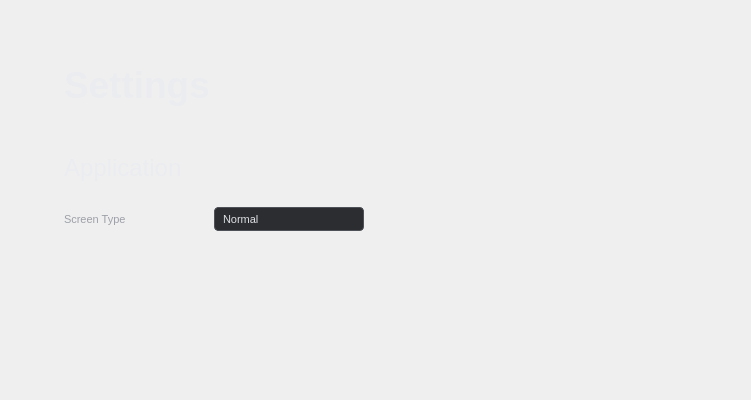
<?xml version="1.0" encoding="UTF-8"?>
<ui version="4.0">
 <class>SettingsClass</class>
 <widget class="QWidget" name="SettingsClass">
  <property name="geometry">
   <rect>
    <x>0</x>
    <y>0</y>
    <width>751</width>
    <height>400</height>
   </rect>
  </property>
  <property name="windowTitle">
   <string>Settings</string>
  </property>
  <layout class="QHBoxLayout" name="horizontalLayout_4">
   <property name="spacing">
    <number>16</number>
   </property>
   <property name="leftMargin">
    <number>64</number>
   </property>
   <property name="topMargin">
    <number>64</number>
   </property>
   <property name="rightMargin">
    <number>0</number>
   </property>
   <property name="bottomMargin">
    <number>0</number>
   </property>
   <item alignment="Qt::AlignmentFlag::AlignLeft|Qt::AlignmentFlag::AlignTop">
    <widget class="QWidget" name="verticalWidget" native="true">
     <layout class="QHBoxLayout" name="horizontalLayout">
      <property name="spacing">
       <number>16</number>
      </property>
      <property name="leftMargin">
       <number>0</number>
      </property>
      <property name="topMargin">
       <number>0</number>
      </property>
      <property name="rightMargin">
       <number>0</number>
      </property>
      <property name="bottomMargin">
       <number>0</number>
      </property>
      <item alignment="Qt::AlignmentFlag::AlignHCenter|Qt::AlignmentFlag::AlignTop">
       <widget class="QWidget" name="verticalWidget_2" native="true">
        <property name="minimumSize">
         <size>
          <width>256</width>
          <height>0</height>
         </size>
        </property>
        <property name="maximumSize">
         <size>
          <width>16777215</width>
          <height>16777215</height>
         </size>
        </property>
        <layout class="QVBoxLayout" name="verticalLayout">
         <property name="spacing">
          <number>8</number>
         </property>
         <property name="leftMargin">
          <number>0</number>
         </property>
         <property name="topMargin">
          <number>0</number>
         </property>
         <property name="rightMargin">
          <number>0</number>
         </property>
         <property name="bottomMargin">
          <number>0</number>
         </property>
         <item>
          <widget class="QLabel" name="label">
           <property name="minimumSize">
            <size>
             <width>0</width>
             <height>0</height>
            </size>
           </property>
           <property name="maximumSize">
            <size>
             <width>16777215</width>
             <height>48</height>
            </size>
           </property>
           <property name="font">
            <font>
             <pointsize>28</pointsize>
             <bold>true</bold>
            </font>
           </property>
           <property name="styleSheet">
            <string notr="true">color: #EBECF0</string>
           </property>
           <property name="text">
            <string>Settings</string>
           </property>
          </widget>
         </item>
         <item>
          <spacer name="verticalSpacer">
           <property name="orientation">
            <enum>Qt::Orientation::Vertical</enum>
           </property>
           <property name="sizeHint" stdset="0">
            <size>
             <width>20</width>
             <height>40</height>
            </size>
           </property>
          </spacer>
         </item>
         <item>
          <widget class="QLabel" name="label_3">
           <property name="font">
            <font>
             <pointsize>18</pointsize>
             <bold>false</bold>
            </font>
           </property>
           <property name="styleSheet">
            <string notr="true">QLabel {
	color: #EBECF0;
    padding-bottom: 8px;
	border-bottom: 1px solid #9DA0A8;
}</string>
           </property>
           <property name="text">
            <string>Application</string>
           </property>
           <property name="indent">
            <number>0</number>
           </property>
          </widget>
         </item>
         <item alignment="Qt::AlignmentFlag::AlignVCenter">
          <widget class="QWidget" name="verticalWidget_4" native="true">
           <property name="minimumSize">
            <size>
             <width>300</width>
             <height>0</height>
            </size>
           </property>
           <property name="maximumSize">
            <size>
             <width>300</width>
             <height>16777215</height>
            </size>
           </property>
           <layout class="QVBoxLayout" name="verticalLayout_3">
            <property name="spacing">
             <number>8</number>
            </property>
            <property name="leftMargin">
             <number>0</number>
            </property>
            <property name="topMargin">
             <number>8</number>
            </property>
            <property name="rightMargin">
             <number>0</number>
            </property>
            <property name="bottomMargin">
             <number>0</number>
            </property>
            <item alignment="Qt::AlignmentFlag::AlignVCenter">
             <widget class="QWidget" name="horizontalWidget_2" native="true">
              <property name="minimumSize">
               <size>
                <width>0</width>
                <height>24</height>
               </size>
              </property>
              <property name="maximumSize">
               <size>
                <width>16777215</width>
                <height>24</height>
               </size>
              </property>
              <layout class="QHBoxLayout" name="horizontalLayout_3">
               <property name="spacing">
                <number>0</number>
               </property>
               <property name="leftMargin">
                <number>0</number>
               </property>
               <property name="topMargin">
                <number>0</number>
               </property>
               <property name="rightMargin">
                <number>0</number>
               </property>
               <property name="bottomMargin">
                <number>0</number>
               </property>
               <item>
                <widget class="QLabel" name="label_9">
                 <property name="sizePolicy">
                  <sizepolicy hsizetype="Minimum" vsizetype="Preferred">
                   <horstretch>0</horstretch>
                   <verstretch>0</verstretch>
                  </sizepolicy>
                 </property>
                 <property name="minimumSize">
                  <size>
                   <width>128</width>
                   <height>0</height>
                  </size>
                 </property>
                 <property name="font">
                  <font>
                   <pointsize>8</pointsize>
                  </font>
                 </property>
                 <property name="styleSheet">
                  <string notr="true">color: #9DA0A8</string>
                 </property>
                 <property name="text">
                  <string>Screen Type</string>
                 </property>
                 <property name="indent">
                  <number>0</number>
                 </property>
                </widget>
               </item>
               <item>
                <widget class="QComboBox" name="comboBox_2">
                 <property name="sizePolicy">
                  <sizepolicy hsizetype="Minimum" vsizetype="Fixed">
                   <horstretch>0</horstretch>
                   <verstretch>0</verstretch>
                  </sizepolicy>
                 </property>
                 <property name="minimumSize">
                  <size>
                   <width>0</width>
                   <height>0</height>
                  </size>
                 </property>
                 <property name="font">
                  <font>
                   <pointsize>8</pointsize>
                  </font>
                 </property>
                 <property name="styleSheet">
                  <string notr="true">QComboBox {
	background: #2B2D30;
	border: 1px solid #4E5157;
	border-radius: 4px;
    color: #DFE1E5;
    padding: 4px 8px;
}

QComboBox:hover {
	border: 1px solid #6F737A;
}

QComboBox:focus {
	border: 2px solid #3574F0;
}

QComboBox::down-arrow {
    image: url(:/qt_sandbox_1/assets/chevronDown_dark.svg);
    width: 12px;
    height: 12px;
}

QComboBox::drop-down {
    subcontrol-origin: padding;
    subcontrol-position: top right;
    width: 24px;
    border: none;
}

QComboBox QAbstractItemView {
    border: 1px solid #4E5157;
    background: #2B2D30;
	border-radius: 4px;
    outline: 0;
}

QComboBox QAbstractItemView::item {
    padding: 4px;
    border: none;
    background: #2B2D30;
	border-radius: 4px;
}

QComboBox QAbstractItemView::item:hover {
    background: #3574F0;
}


QComboBox QAbstractItemView QScrollBar::handle:vertical {
    background: #4E5157;
    width: 4px;
    border-radius: 2px;
}

QComboBox QAbstractItemView QScrollBar::handle:vertical:hover {
    background: #6F737A;
}

QComboBox QAbstractItemView QScrollBar::add-line:vertical,
QComboBox QAbstractItemView QScrollBar::sub-line:vertical {
    height: 0px;
    subcontrol-origin: margin;
}

QComboBox QAbstractItemView QScrollBar::add-page:vertical,
QComboBox QAbstractItemView QScrollBar::sub-page:vertical {
    background: #2B2D30;;
}

</string>
                 </property>
                 <property name="currentText">
                  <string>Normal</string>
                 </property>
                 <property name="insertPolicy">
                  <enum>QComboBox::InsertPolicy::InsertAtTop</enum>
                 </property>
                 <property name="iconSize">
                  <size>
                   <width>16</width>
                   <height>16</height>
                  </size>
                 </property>
                 <item>
                  <property name="text">
                   <string>Normal</string>
                  </property>
                  <property name="icon">
                   <iconset>
                    <normaloff>../../../../qlogicae_cogita/qlogicae_cogita/qlogicae/qlogicae/application/assets/icons/restore_dark.png</normaloff>../../../../qlogicae_cogita/qlogicae_cogita/qlogicae/qlogicae/application/assets/icons/restore_dark.png</iconset>
                  </property>
                 </item>
                 <item>
                  <property name="text">
                   <string>Fullscreen</string>
                  </property>
                  <property name="icon">
                   <iconset>
                    <normaloff>../../../../qlogicae_cogita/qlogicae_cogita/qlogicae/qlogicae/application/assets/icons/desktop_dark.png</normaloff>../../../../qlogicae_cogita/qlogicae_cogita/qlogicae/qlogicae/application/assets/icons/desktop_dark.png</iconset>
                  </property>
                 </item>
                 <item>
                  <property name="text">
                   <string>Minimize</string>
                  </property>
                  <property name="icon">
                   <iconset>
                    <normaloff>../../../../qlogicae_cogita/qlogicae_cogita/qlogicae/qlogicae/application/assets/icons/minimize_dark.png</normaloff>../../../../qlogicae_cogita/qlogicae_cogita/qlogicae/qlogicae/application/assets/icons/minimize_dark.png</iconset>
                  </property>
                 </item>
                 <item>
                  <property name="text">
                   <string>Maximize</string>
                  </property>
                  <property name="icon">
                   <iconset>
                    <normaloff>../../../../qlogicae_cogita/qlogicae_cogita/qlogicae/qlogicae/application/assets/icons/maximize_dark.png</normaloff>../../../../qlogicae_cogita/qlogicae_cogita/qlogicae/qlogicae/application/assets/icons/maximize_dark.png</iconset>
                  </property>
                 </item>
                </widget>
               </item>
              </layout>
             </widget>
            </item>
           </layout>
          </widget>
         </item>
         <item alignment="Qt::AlignmentFlag::AlignTop">
          <widget class="QWidget" name="verticalWidget_3" native="true">
           <property name="minimumSize">
            <size>
             <width>300</width>
             <height>0</height>
            </size>
           </property>
           <property name="maximumSize">
            <size>
             <width>300</width>
             <height>16777215</height>
            </size>
           </property>
           <layout class="QVBoxLayout" name="verticalLayout_2">
            <property name="spacing">
             <number>0</number>
            </property>
            <property name="leftMargin">
             <number>0</number>
            </property>
            <property name="topMargin">
             <number>0</number>
            </property>
            <property name="rightMargin">
             <number>0</number>
            </property>
            <property name="bottomMargin">
             <number>0</number>
            </property>
            <item>
             <widget class="QWidget" name="horizontalWidget" native="true">
              <property name="minimumSize">
               <size>
                <width>0</width>
                <height>24</height>
               </size>
              </property>
              <property name="maximumSize">
               <size>
                <width>16777215</width>
                <height>24</height>
               </size>
              </property>
              <layout class="QHBoxLayout" name="horizontalLayout_2">
               <property name="spacing">
                <number>0</number>
               </property>
               <property name="leftMargin">
                <number>0</number>
               </property>
               <property name="topMargin">
                <number>0</number>
               </property>
               <property name="rightMargin">
                <number>0</number>
               </property>
               <property name="bottomMargin">
                <number>0</number>
               </property>
              </layout>
             </widget>
            </item>
           </layout>
          </widget>
         </item>
        </layout>
       </widget>
      </item>
     </layout>
    </widget>
   </item>
  </layout>
 </widget>
 <layoutdefault spacing="6" margin="11"/>
 <resources/>
 <connections/>
</ui>
